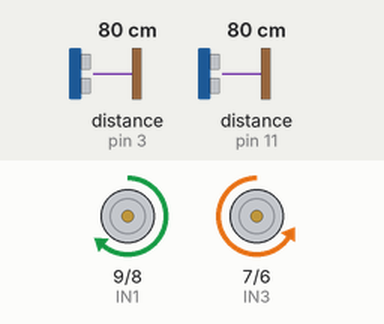
A sketch run on a simulated Arduino Uno, built with avr-gcc and run on an emulated ATmega328P. Parts: motor-driver pin pairs drawn as motors (green arrow = first pin HIGH = forward, orange = second pin HIGH = backward, longer = more drive, scaled by the enable pin). Wiring (inferred from the names in the program): 2 × ultrasonic range finder: trigger pin 4, echo pin 3 / trigger pin 12, echo pin 11. The test bench sets the inputs (shaded band); at power-on: distance to the obstacle (sensors on pin 3, pin 11) 80 cm. The echo pulse lasts 58.3 µs per cm.

Above: at 1.2 s.
1.3 s: distance to the obstacle (sensor on pin 3) set to 17 cm
2.8 s: distance to the obstacle (sensor on pin 3) set to 14 cm
At 2.95 s:
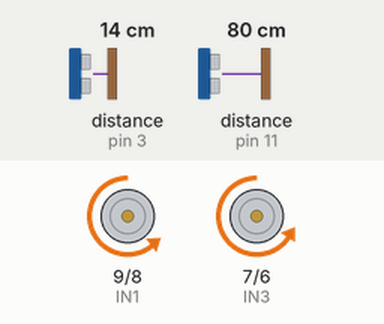
5.8 s: distance to the obstacle (sensor on pin 11) set to 2 cm
At 5.98 s:
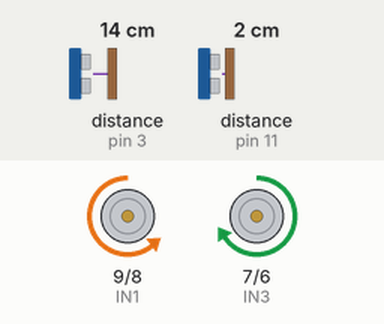
8.8 s: distance to the obstacle (sensor on pin 11) set to 18 cm
At 8.96 s:
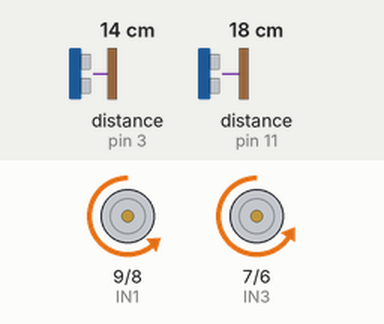
11.8 s: distance to the obstacle (sensor on pin 11) set to 4 cm
At 12.1 s:
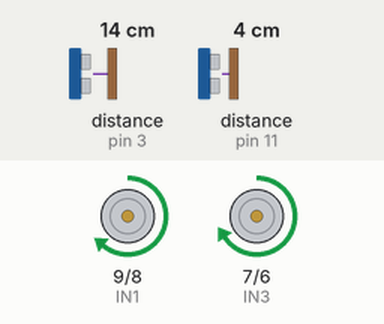
Timing chart, 0 to 15.8 s (numbered marks = the images above; inputs shaded):
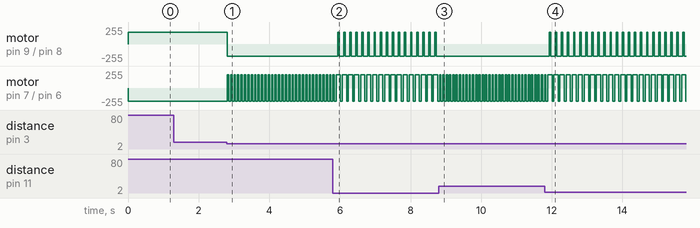

The sketch:

robo_autonomo.ino
```cpp
#define ENB 5         //Enable do motor esquerdo
#define IN4 6         //Pino de ativação do motor esquerdo para frente
#define IN3 7         //Pino de ativação do motor esquerdo para trás
#define IN2 8         //Pino de ativação do motor direito para trás
#define IN1 9         //Pino de ativação do motor direito para frente
#define ENA 10        //Enable do motor direito
#define VA 180        //Velocidade motor direito
#define VB 198        //Velocidade motor esquerdo
#define echoPinD 11
#define trigPinD 12
#define echoPinE 3
#define trigPinE 4
#define data_acquisition 0
#define movement 1

long left_distance, right_distance;
int stage = 0;

void setup() {
  pinMode(ENB,OUTPUT);
  pinMode(IN4,OUTPUT);
  pinMode(IN3,OUTPUT);
  pinMode(IN2,OUTPUT);
  pinMode(IN1,OUTPUT);
  pinMode(ENA,OUTPUT);
  pinMode(echoPinE,INPUT);
  pinMode(trigPinE,OUTPUT);
  pinMode(echoPinD,INPUT);
  pinMode(trigPinD,OUTPUT);
  analogWrite(ENA,VA);
  analogWrite(ENB,VB);
  Serial.begin(9600);
}

void move_foward() {
  digitalWrite(IN1,HIGH);
  digitalWrite(IN2,LOW);
  digitalWrite(IN3,LOW);
  digitalWrite(IN4,HIGH);
}

void move_back() {
  digitalWrite(IN1,LOW);
  digitalWrite(IN2,HIGH);
  digitalWrite(IN3,HIGH);
  digitalWrite(IN4,LOW);
  delay(40);
}

void turn_left() {
  digitalWrite(IN1,HIGH);
  digitalWrite(IN2,LOW);
  digitalWrite(IN3,HIGH);
  digitalWrite(IN4,LOW);
  delay(40);
}

void turn_right() {
  digitalWrite(IN1,LOW);
  digitalWrite(IN2,HIGH);
  digitalWrite(IN3,LOW);
  digitalWrite(IN4,HIGH);
  delay(50);
}

void stop() {
  digitalWrite(IN1,HIGH);
  digitalWrite(IN2,HIGH);
  digitalWrite(IN3,HIGH);
  digitalWrite(IN4,HIGH);
  (200);
}

int leftsensor_routine () {
  int period, distance;
  digitalWrite(trigPinE,LOW);
  delayMicroseconds(2);
  digitalWrite(trigPinE,HIGH);
  delayMicroseconds(10);
  digitalWrite(trigPinE,LOW);
  period = pulseIn(echoPinE,HIGH);
  distance = (period/58);
  if (distance < 0) {
    distance *= -1;
  }
  return distance;
}

int rightsensor_routine () {
  int period, distance;
  digitalWrite(trigPinD,LOW);
  delayMicroseconds(2);
  digitalWrite(trigPinD,HIGH);
  delayMicroseconds(10);
  digitalWrite(trigPinD,LOW);
  period = pulseIn(echoPinD,HIGH);
  distance = (period/58);
  if (distance < 0) {
    distance *= -1;
  }
  return distance;
}

void loop() {
  switch (stage) {
    case data_acquisition:
      move_foward();
      left_distance = leftsensor_routine();
      right_distance = rightsensor_routine();
      stage = movement;
      break;
    case movement:
      if (right_distance < 16) {
        stop();
        move_back();
        turn_left();
      }
      if (left_distance < 16) {
        stop();
        move_back();
        turn_right();
      }
      stage = data_acquisition;
      break;
  }
}
```

Measured:
- the behaviour switches between 16 and 15 cm on distance to the obstacle (sensor on pin 3) (found by bisection; images 0 and 1)
- after the input at 1.3 s, every drawn part: stays the same
- after the input at 2.8 s, motor on pin 9 (IN1) / pin 8 (IN2): forward 180/255 → backward 180/255 at once; motor on pin 7 (IN3) / pin 6 (IN4): alternates forward 198/255 for 0.04 s and backward 198/255 for 0.06 s, starting at once
- after the input at 5.8 s, motor on pin 9 (IN1) / pin 8 (IN2): alternates forward 180/255 for 0.04 s and backward 180/255 for 0.13 s, starting after 0.14 s
- after the input at 8.8 s, motor on pin 9 (IN1) / pin 8 (IN2): stops changing and stays backward 180/255; motor on pin 7 (IN3) / pin 6 (IN4): alternates forward 198/255 for 0.04 s and backward 198/255 for 0.05 s, starting after 0.06 s
- after the input at 11.8 s, motor on pin 9 (IN1) / pin 8 (IN2): alternates forward 180/255 for 0.04 s and backward 180/255 for 0.13 s, starting after 0.13 s; motor on pin 7 (IN3) / pin 6 (IN4): alternates forward 198/255 for 0.12 s and backward 198/255 for 0.05 s, starting after 0.21 s
